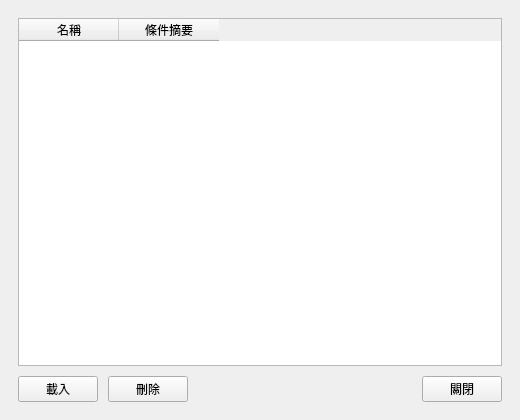
<?xml version="1.0" encoding="UTF-8"?>
<ui version="4.0">
 <class>savedSearchDialogContent</class>
 <widget class="QWidget" name="savedSearchDialogContent">
  <property name="geometry">
   <rect>
    <x>0</x>
    <y>0</y>
    <width>520</width>
    <height>420</height>
   </rect>
  </property>
  <property name="windowTitle">
   <string>常用搜尋條件</string>
  </property>
  <property name="dialogSize" stdset="0">
   <size>
    <width>520</width>
    <height>420</height>
   </size>
  </property>
  <layout class="QVBoxLayout" name="savedSearchLayout" stretch="1,0">
   <property name="spacing">
    <number>10</number>
   </property>
   <property name="leftMargin">
    <number>18</number>
   </property>
   <property name="topMargin">
    <number>18</number>
   </property>
   <property name="rightMargin">
    <number>18</number>
   </property>
   <property name="bottomMargin">
    <number>18</number>
   </property>
   <item>
    <widget class="TableWidget" name="searchesTable">
     <property name="selectionMode">
      <enum>QAbstractItemView::SingleSelection</enum>
     </property>
     <property name="selectionBehavior">
      <enum>QAbstractItemView::SelectRows</enum>
     </property>
     <attribute name="verticalHeaderVisible">
      <bool>false</bool>
     </attribute>
     <column>
      <property name="text">
       <string>名稱</string>
      </property>
     </column>
     <column>
      <property name="text">
       <string>條件摘要</string>
      </property>
     </column>
    </widget>
   </item>
   <item>
    <layout class="QHBoxLayout" name="buttonRow" stretch="0,0,1,0">
     <property name="spacing">
      <number>10</number>
     </property>
     <property name="leftMargin">
      <number>0</number>
     </property>
     <property name="topMargin">
      <number>0</number>
     </property>
     <property name="rightMargin">
      <number>0</number>
     </property>
     <property name="bottomMargin">
      <number>0</number>
     </property>
     <item>
      <widget class="PrimaryPushButton" name="loadButton">
       <property name="text">
        <string>載入</string>
       </property>
      </widget>
     </item>
     <item>
      <widget class="PushButton" name="deleteButton">
       <property name="text">
        <string>刪除</string>
       </property>
      </widget>
     </item>
     <item>
      <spacer name="buttonRowSpacer">
       <property name="orientation">
        <enum>Qt::Horizontal</enum>
       </property>
       <property name="sizeHint" stdset="0">
        <size>
         <width>0</width>
         <height>0</height>
        </size>
       </property>
      </spacer>
     </item>
     <item>
      <widget class="PushButton" name="closeButton">
       <property name="text">
        <string>關閉</string>
       </property>
      </widget>
     </item>
    </layout>
   </item>
  </layout>
 </widget>
 <customwidgets>
 <customwidget>
  <class>PrimaryPushButton</class>
  <extends>QPushButton</extends>
  <header>qfluentwidgets</header>
 </customwidget>
 <customwidget>
  <class>PushButton</class>
  <extends>QPushButton</extends>
  <header>qfluentwidgets</header>
 </customwidget>
 <customwidget>
  <class>TableWidget</class>
  <extends>QTableWidget</extends>
  <header>qfluentwidgets</header>
 </customwidget>
 </customwidgets>
 <resources />
 <connections />
</ui>
